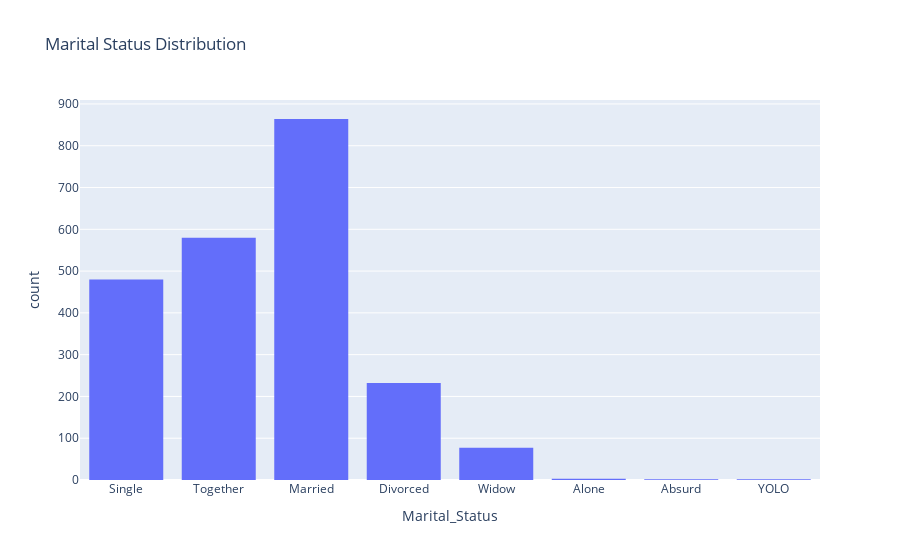

Source (notebook cell):
### Code cell
# Marital Status Distribution
fig2 = px.histogram(df, x='Marital_Status', nbins=5, title="Marital Status Distribution")
fig2.show()

### Figure 1 — Plotly figure (JSON) as saved in the notebook; plotly's stock layout.template omitted (floating-point values rounded to 4 significant figures; data arrays with more than 128 entries replaced by an {"elided": "..."} marker saying what was removed)
{"data": [{"alignmentgroup": "True", "bingroup": "x", "hovertemplate": "Marital_Status=%{x}<br>count=%{y}<extra></extra>", "legendgroup": "", "marker": {"color": "#636efa", "pattern": {"shape": ""}}, "name": "", "nbinsx": 5, "offsetgroup": "", "orientation": "v", "showlegend": false, "x": {"elided": "2240 str values"}, "xaxis": "x", "yaxis": "y", "type": "histogram"}], "layout": {"xaxis": {"anchor": "y", "domain": [0, 1], "title": {"text": "Marital_Status"}}, "yaxis": {"anchor": "x", "domain": [0, 1], "title": {"text": "count"}}, "legend": {"tracegroupgap": 0}, "title": {"text": "Marital Status Distribution"}, "barmode": "relative"}}
